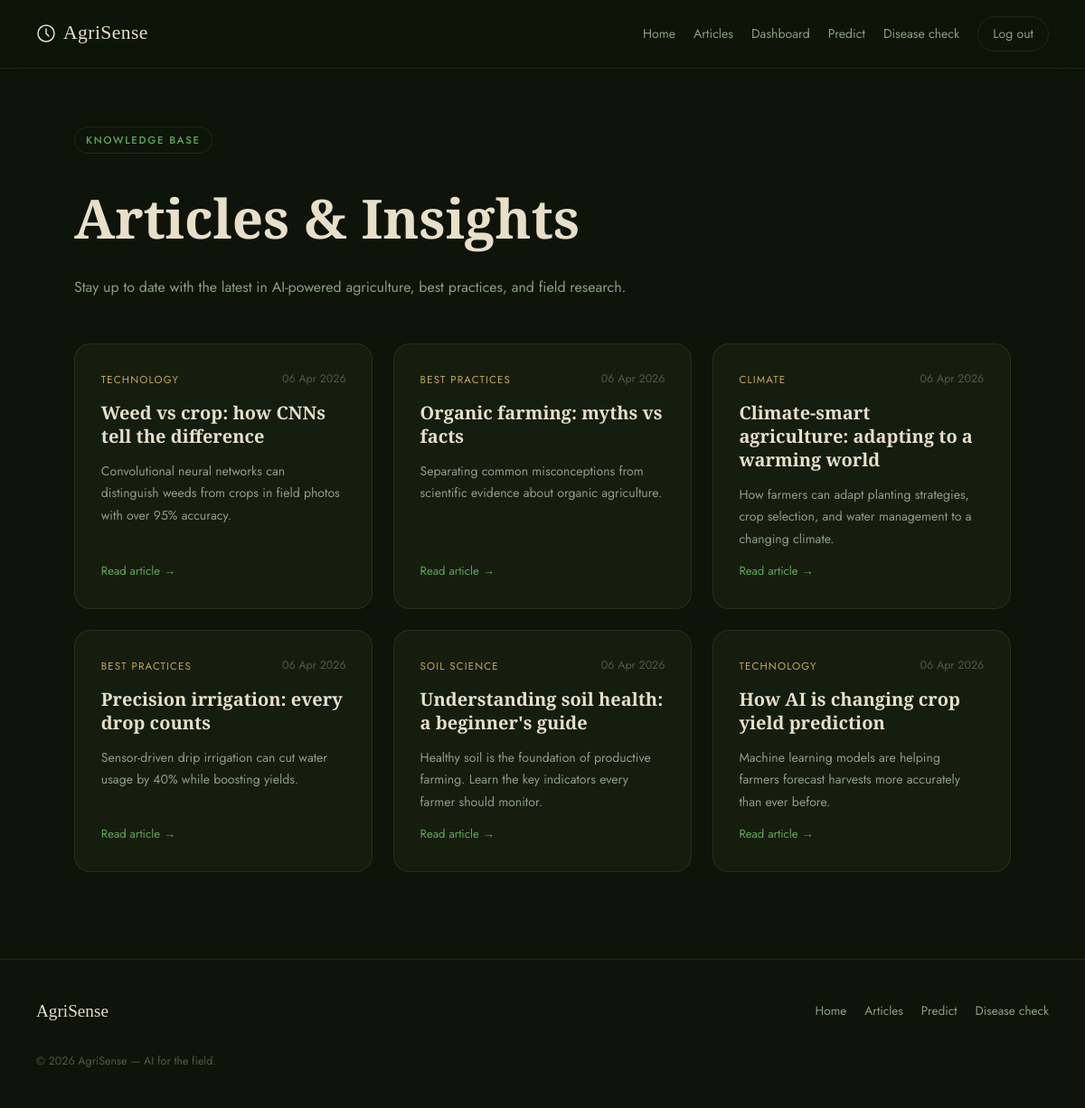
The page /blog/ (signed in) on the database its author committed.
### models.py (models this page shows, shortened)
class BlogPost(db.Model):
    __tablename__ = "blog_posts"
    id         = db.Column(db.Integer, primary_key=True)
    title      = db.Column(db.String(200), nullable=False)
    slug       = db.Column(db.String(200), unique=True, nullable=False)  # URL-friendly title
    summary    = db.Column(db.Text, nullable=False)   # shown on listing page
    body       = db.Column(db.Text, nullable=False)   # full HTML content
    tag        = db.Column(db.String(60))
    created_at = db.Column(db.DateTime, default=datetime.utcnow)

### routes/blog.py (the view)
@blog_bp.route("/")
def index():
    posts = BlogPost.query.order_by(BlogPost.created_at.desc()).all()
    return render_template("blog/index.html", posts=posts)

### models.py (called while the page is built)
@login_manager.user_loader
def load_user(user_id: str):
    return User.query.get(int(user_id))

### templates/blog/index.html (shortened to what this page needs)
{% extends "base.html" %}
{% block content %}
<section class="blog-page">
  <div class="blog-hero">
    <span class="eyebrow">Knowledge base</span>
    <h1>Articles &amp; Insights</h1>
    <p>Stay up to date with the latest in AI-powered agriculture, best practices, and field research.</p>
  </div>
  {% if posts %}
    <div class="blog-grid">
      {% for post in posts %}
        <a href="{{ url_for('blog.article', slug=post.slug) }}" class="blog-card">
          <div class="blog-card-top">
            <span class="post-tag">{{ post.tag or 'General' }}</span>
            <span class="post-date">{{ post.created_at.strftime("%d %b %Y") }}</span>
          </div>
          <h2>{{ post.title }}</h2>
          <p>{{ post.summary }}</p>
          <span class="blog-read">Read article →</span>
        </a>
      {% endfor %}
    </div>
  {% else %}
    <div class="empty-state">
      <p>No articles published yet. Check back soon!</p>
    </div>
  {% endif %}
</section>
{% endblock %}

### static/css/main.css (style rules this page uses)
:root { --ink: #0e1409; --earth: #151d0f; --earth2: #1c2715; --earth3: #232f1b; --moss: #3d7535; --leaf: #5ea84f; --leaf-lt: #7fcf6d; --gold: #c9a84c; --gold-lt: #e0c278; --parchment: #e8dfc8; --mist: #8a9e83; --fog: #4a5c44; --line: rgba(93,140,80,.18); --radius-sm: 6px; --radius-md: 12px; --radius-lg: 18px; --radius-xl: 26px; --display: 'Cormorant Garamond', Georgia, serif; --body: 'Jost', system-ui, sans-serif; --trans: all .22s ease; }
*, *::before, *::after { box-sizing: border-box; margin: 0; padding: 0; }
html { scroll-behavior: smooth; }
body { background: var(--ink); color: var(--parchment); font-family: var(--body); font-size: 16px; line-height: 1.75; -webkit-font-smoothing: antialiased; }
a { color: var(--leaf); text-decoration: none; transition: color .2s; }
.eyebrow { display: inline-block; font-size: .72rem; font-weight: 500; letter-spacing: .14em; text-transform: uppercase; color: var(--leaf); border: 1px solid var(--line); padding: .25rem .75rem; border-radius: 999px; margin-bottom: 1.2rem; }
.post-tag { font-size: .72rem; text-transform: uppercase; letter-spacing: .1em; color: var(--gold); }
.post-date { font-size: .78rem; color: var(--fog); }
.blog-page { max-width: 1100px; margin: 0 auto; padding: 4rem 2rem 6rem; }
.blog-hero { margin-bottom: 3rem; }
.blog-hero h1 { font-family: var(--display); font-size: clamp(2.5rem, 5vw, 4rem); margin-bottom: .6rem; }
.blog-hero p { color: var(--mist); }
.blog-grid { display: grid; grid-template-columns: repeat(auto-fill, minmax(300px, 1fr)); gap: 1.4rem; }
.blog-card { display: flex; flex-direction: column; gap: .8rem; background: var(--earth); border: 1px solid var(--line); border-radius: var(--radius-lg); padding: 1.8rem; color: var(--parchment); transition: var(--trans); }
.blog-card-top { display: flex; justify-content: space-between; align-items: center; }
.blog-card h2 { font-family: var(--display); font-size: 1.25rem; line-height: 1.3; }
.blog-card p { font-size: .88rem; color: var(--mist); flex: 1; }
.blog-read { font-size: .82rem; color: var(--leaf); }

### rows shown on the page
BlogPost: tag "TECHNOLOGY", created_at "06 Apr 2026", title "Weed vs crop: how CNNs tell the difference", summary "Convolutional neural networks can distinguish weeds from crops in field photos with over 95% accuracy."
BlogPost: tag "BEST PRACTICES", created_at "06 Apr 2026", title "Organic farming: myths vs facts", summary "Separating common misconceptions from scientific evidence about organic agriculture."
BlogPost: tag "CLIMATE", created_at "06 Apr 2026", title "Climate-smart agriculture: adapting to a warming world", summary "How farmers can adapt planting strategies, crop selection, and water management to a changing climate."
BlogPost: tag "BEST PRACTICES", created_at "06 Apr 2026", title "Precision irrigation: every drop counts", summary "Sensor-driven drip irrigation can cut water usage by 40% while boosting yields."
BlogPost: tag "SOIL SCIENCE", created_at "06 Apr 2026", title "Understanding soil health: a beginner's guide", summary "Healthy soil is the foundation of productive farming. Learn the key indicators every farmer should monitor."
BlogPost: tag "TECHNOLOGY", created_at "06 Apr 2026", title "How AI is changing crop yield prediction", summary "Machine learning models are helping farmers forecast harvests more accurately than ever before."
